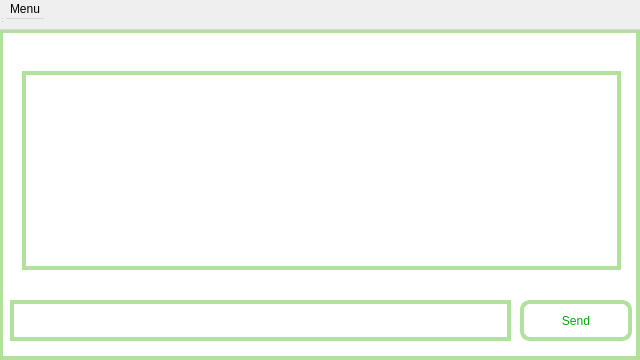
<?xml version="1.0" encoding="UTF-8"?>
<ui version="4.0">
 <class>chatboxClass</class>
 <widget class="QDialog" name="chatboxClass">
  <property name="geometry">
   <rect>
    <x>0</x>
    <y>0</y>
    <width>640</width>
    <height>360</height>
   </rect>
  </property>
  <property name="sizePolicy">
   <sizepolicy hsizetype="Expanding" vsizetype="Expanding">
    <horstretch>1</horstretch>
    <verstretch>1</verstretch>
   </sizepolicy>
  </property>
  <property name="minimumSize">
   <size>
    <width>640</width>
    <height>360</height>
   </size>
  </property>
  <property name="windowTitle">
   <string>Chat Application</string>
  </property>
  <property name="layoutDirection">
   <enum>Qt::LeftToRight</enum>
  </property>
  <widget class="QWidget" name="centralWidget">
   <property name="geometry">
    <rect>
     <x>11</x>
     <y>60</y>
     <width>621</width>
     <height>221</height>
    </rect>
   </property>
   <property name="sizePolicy">
    <sizepolicy hsizetype="Expanding" vsizetype="Expanding">
     <horstretch>1</horstretch>
     <verstretch>1</verstretch>
    </sizepolicy>
   </property>
   <layout class="QVBoxLayout" name="verticalLayout_2">
    <item>
     <widget class="QScrollArea" name="scrollArea">
      <property name="styleSheet">
       <string notr="true">background-color: rgb(255, 255, 255);
border:2px solid rgb(178,225,155);</string>
      </property>
      <property name="frameShape">
       <enum>QFrame::NoFrame</enum>
      </property>
      <property name="widgetResizable">
       <bool>true</bool>
      </property>
      <widget class="QWidget" name="scrollwidget">
       <property name="geometry">
        <rect>
         <x>0</x>
         <y>0</y>
         <width>615</width>
         <height>215</height>
        </rect>
       </property>
      </widget>
     </widget>
    </item>
   </layout>
  </widget>
  <widget class="QMenuBar" name="menuBar">
   <property name="geometry">
    <rect>
     <x>0</x>
     <y>0</y>
     <width>640</width>
     <height>30</height>
    </rect>
   </property>
   <widget class="QMenu" name="menuMenu">
    <property name="title">
     <string>Menu</string>
    </property>
    <addaction name="actionConnect"/>
   </widget>
   <addaction name="menuMenu"/>
  </widget>
  <widget class="QStatusBar" name="statusBar">
   <property name="geometry">
    <rect>
     <x>0</x>
     <y>0</y>
     <width>3</width>
     <height>24</height>
    </rect>
   </property>
  </widget>
  <widget class="QPushButton" name="sendButton">
   <property name="geometry">
    <rect>
     <x>520</x>
     <y>300</y>
     <width>112</width>
     <height>41</height>
    </rect>
   </property>
   <property name="styleSheet">
    <string notr="true">ont:10pt&quot;Centaur&quot;;
color:rgb(0,170,0);
border-radius:10px;
border:4px solid rgb(178,225,155);</string>
   </property>
   <property name="text">
    <string>Send</string>
   </property>
  </widget>
  <widget class="QLineEdit" name="sentText">
   <property name="geometry">
    <rect>
     <x>10</x>
     <y>300</y>
     <width>501</width>
     <height>41</height>
    </rect>
   </property>
   <property name="styleSheet">
    <string notr="true">background-color: rgb(255, 255, 255);
border:4px solid rgb(178,225,155);</string>
   </property>
  </widget>
  <widget class="QFrame" name="frame">
   <property name="geometry">
    <rect>
     <x>-1</x>
     <y>29</y>
     <width>641</width>
     <height>331</height>
    </rect>
   </property>
   <property name="styleSheet">
    <string notr="true">background-color: rgb(255, 255, 255);
border:4px solid rgb(178,225,155);</string>
   </property>
   <property name="frameShape">
    <enum>QFrame::StyledPanel</enum>
   </property>
   <property name="frameShadow">
    <enum>QFrame::Raised</enum>
   </property>
  </widget>
  <action name="actionConnect">
   <property name="text">
    <string>Connect</string>
   </property>
  </action>
  <zorder>frame</zorder>
  <zorder>centralWidget</zorder>
  <zorder>menuBar</zorder>
  <zorder>statusBar</zorder>
  <zorder>sendButton</zorder>
  <zorder>sentText</zorder>
 </widget>
 <layoutdefault spacing="6" margin="11"/>
 <resources/>
 <connections/>
</ui>
